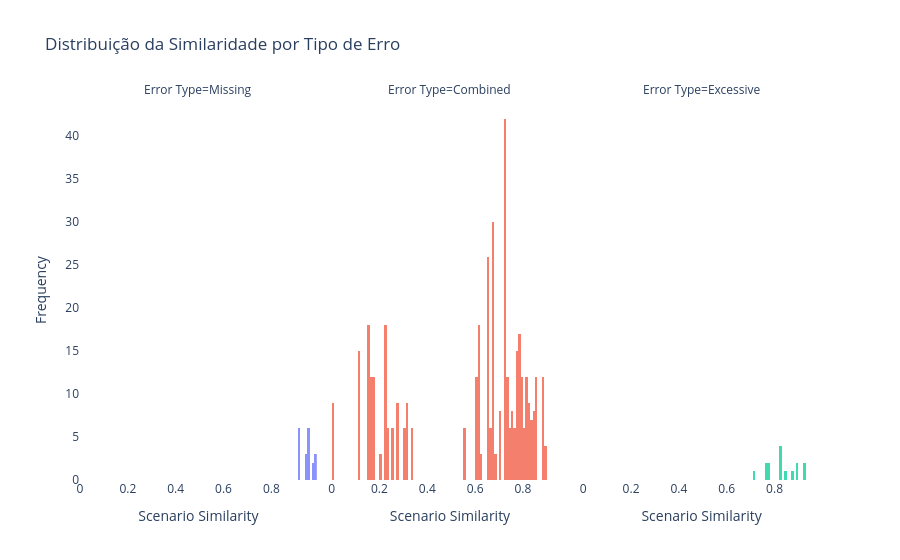

Notebook code for this chart:
### Code cell
import plotly.express as px

# Criar o histograma com facet_col para separar os tipos de erro
fig = px.histogram(
    given_then_df, 
    x='Scenario Similarity', 
    color='tipo_de_erro',  # Cor diferente para cada tipo de erro
    facet_col='tipo_de_erro',  # Criar uma coluna de facetas para cada tipo de erro
    nbins=100,  # Número de bins do histograma
    title='Distribuição da Similaridade por Tipo de Erro',
    labels={'Scenario Similarity': 'Scenario Similarity', 'tipo_de_erro': 'Error Type'},
    opacity=0.75
)

# Atualizar layout
fig.update_layout(
    xaxis_title='Scenario Similarity',
    yaxis_title='Frequency',
    font=dict(size=12),
    plot_bgcolor="white",  # Fundo branco para clareza
    showlegend=False,  # Remover legenda, pois já temos as facetas
)

# Exibir o gráfico
fig.show()

### Figure 1 — Plotly figure (JSON) as saved in the notebook; plotly's stock layout.template omitted (floating-point values rounded to 4 significant figures; data arrays with more than 128 entries replaced by an {"elided": "..."} marker saying what was removed)
{"data": [{"alignmentgroup": "True", "bingroup": "x", "hovertemplate": "Error Type=Missing<br>Scenario Similarity=%{x}<br>count=%{y}<extra></extra>", "legendgroup": "Missing", "marker": {"color": "#636efa", "opacity": 0.75, "pattern": {"shape": ""}}, "name": "Missing", "nbinsx": 100, "offsetgroup": "Missing", "orientation": "v", "showlegend": true, "type": "histogram", "x": [0.914, 0.914, 0.944, 0.914, 0.914, 0.944, 0.914, 0.914, 0.944, 0.954, 0.954, 0.984, 0.954, 0.954, 0.984, 0.954, 0.954, 0.984, 0.97, 0.97], "xaxis": "x", "yaxis": "y"}, {"alignmentgroup": "True", "bingroup": "x", "hovertemplate": "Error Type=Combined<br>Scenario Similarity=%{x}<br>count=%{y}<extra></extra>", "legendgroup": "Combined", "marker": {"color": "#EF553B", "opacity": 0.75, "pattern": {"shape": ""}}, "name": "Combined", "nbinsx": 100, "offsetgroup": "Combined", "orientation": "v", "showlegend": true, "type": "histogram", "x": {"elided": "429 float values"}, "xaxis": "x2", "yaxis": "y2"}, {"alignmentgroup": "True", "bingroup": "x", "hovertemplate": "Error Type=Excessive<br>Scenario Similarity=%{x}<br>count=%{y}<extra></extra>", "legendgroup": "Excessive", "marker": {"color": "#00cc96", "opacity": 0.75, "pattern": {"shape": ""}}, "name": "Excessive", "nbinsx": 100, "offsetgroup": "Excessive", "orientation": "v", "showlegend": true, "type": "histogram", "x": [0.897, 0.897, 0.842, 0.923, 0.82, 0.82, 0.765, 0.923, 0.82, 0.82, 0.765, 0.875, 0.772, 0.772, 0.717], "xaxis": "x3", "yaxis": "y3"}], "layout": {"annotations": [{"font": {}, "showarrow": false, "text": "Error Type=Missing", "x": 0.16, "xanchor": "center", "xref": "paper", "y": 1, "yanchor": "bottom", "yref": "paper"}, {"font": {}, "showarrow": false, "text": "Error Type=Combined", "x": 0.5, "xanchor": "center", "xref": "paper", "y": 1, "yanchor": "bottom", "yref": "paper"}, {"font": {}, "showarrow": false, "text": "Error Type=Excessive", "x": 0.84, "xanchor": "center", "xref": "paper", "y": 1, "yanchor": "bottom", "yref": "paper"}], "barmode": "relative", "font": {"size": 12}, "legend": {"title": {"text": "Error Type"}, "tracegroupgap": 0}, "plot_bgcolor": "white", "showlegend": false, "title": {"text": "Distribuição da Similaridade por Tipo de Erro"}, "xaxis": {"anchor": "y", "domain": [0, 0.32], "title": {"text": "Scenario Similarity"}}, "xaxis2": {"anchor": "y2", "domain": [0.34, 0.66], "matches": "x", "title": {"text": "Scenario Similarity"}}, "xaxis3": {"anchor": "y3", "domain": [0.68, 1.0], "matches": "x", "title": {"text": "Scenario Similarity"}}, "yaxis": {"anchor": "x", "domain": [0, 1], "title": {"text": "Frequency"}}, "yaxis2": {"anchor": "x2", "domain": [0, 1], "matches": "y", "showticklabels": false}, "yaxis3": {"anchor": "x3", "domain": [0, 1], "matches": "y", "showticklabels": false}}}
